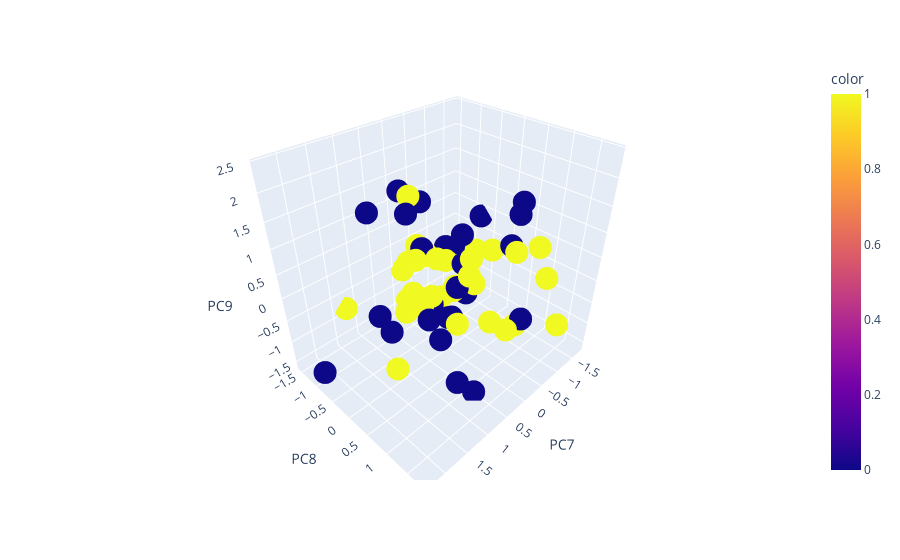

Notebook code cell kept with this figure:
### Code cell
px.scatter_3d(data_frame=x_train_pca, x='PC7',y = 'PC8', z='PC9', color=y_train)
